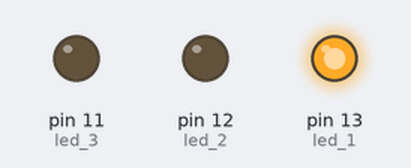
This sketch was run on a simulated Arduino Uno, built with avr-gcc and run on an emulated ATmega328P. Parts: output pins drawn as LEDs (lit = HIGH).

Above: at 0.1 s.
At 1.1 s:
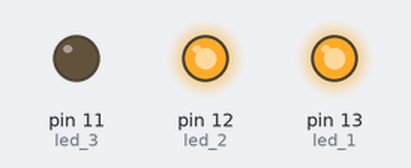
At 2.1 s:
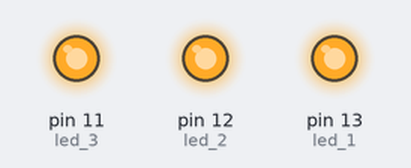
At 3.1 s:
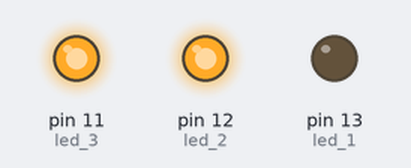
At 9.7 s:
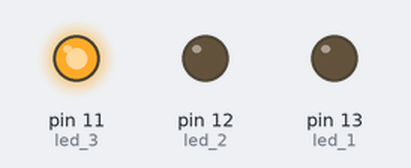
At 36.8 s:
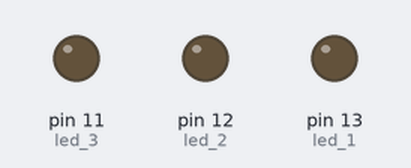
Timing chart, 0 to 40.0 s (numbered marks = the images above):
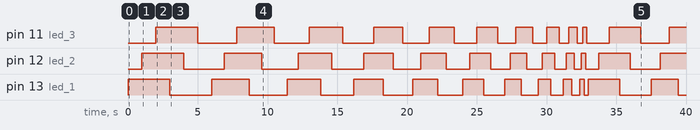

Measured:
- by itself, pin 11 (led_3): LOW → HIGH at 2.0 s, → LOW 3.0 s later, → HIGH 2.8 s later, → LOW 2.7 s later, … (23 changes in this stretch)
- by itself, pin 12 (led_2): LOW → HIGH at 1.0 s, → LOW 3.0 s later, → HIGH 2.9 s later, → LOW 2.7 s later, … (23 changes in this stretch)
- by itself, pin 13 (led_1): LOW → HIGH at 0.00 s, → LOW 3.0 s later, → HIGH 3.0 s later, → LOW 2.7 s later, … (24 changes in this stretch)

The sketch:

sketch_sep1a.ino
```cpp
int led_1=13;
int led_2=12;
int led_3=11;
int p=1000;

void setup() {

pinMode(led_1, OUTPUT);
pinMode(led_2, OUTPUT);
pinMode(led_3, OUTPUT);

}

void loop(){
digitalWrite(led_1, HIGH);
delay(p);

digitalWrite(led_2, HIGH);
delay(p);

digitalWrite(led_3, HIGH);
delay(p);

digitalWrite(led_1, LOW);
delay(p);


digitalWrite(led_2, LOW);
delay(p);

digitalWrite(led_3, LOW);
delay(p);

p = p-100;

if(p<5) p=750;
}
```
